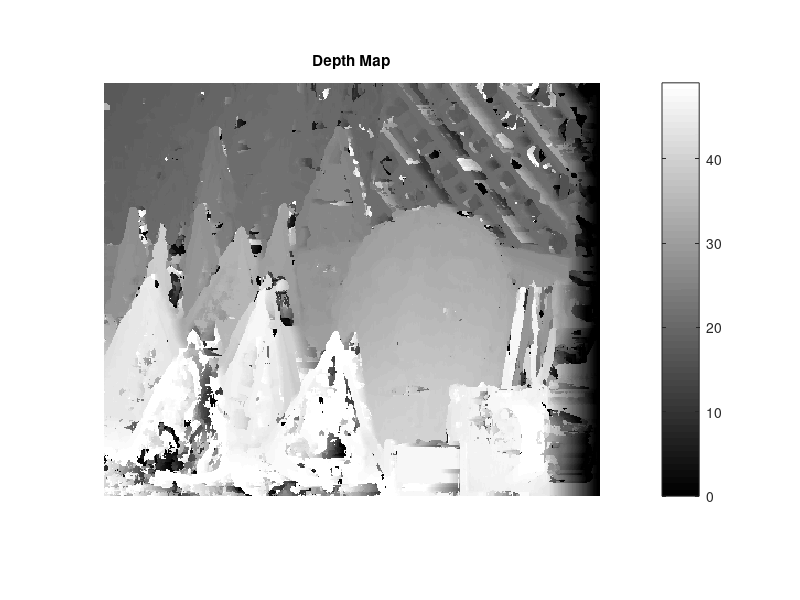

MATLAB code for this plot:
load('out1.mat')
size(vect)

figure(1);
clf;
imshow(vect, []);
axis image;
colormap('jet');
colorbar;

imwrite(vect,'out1.png');

title(strcat("Depth Map"));
